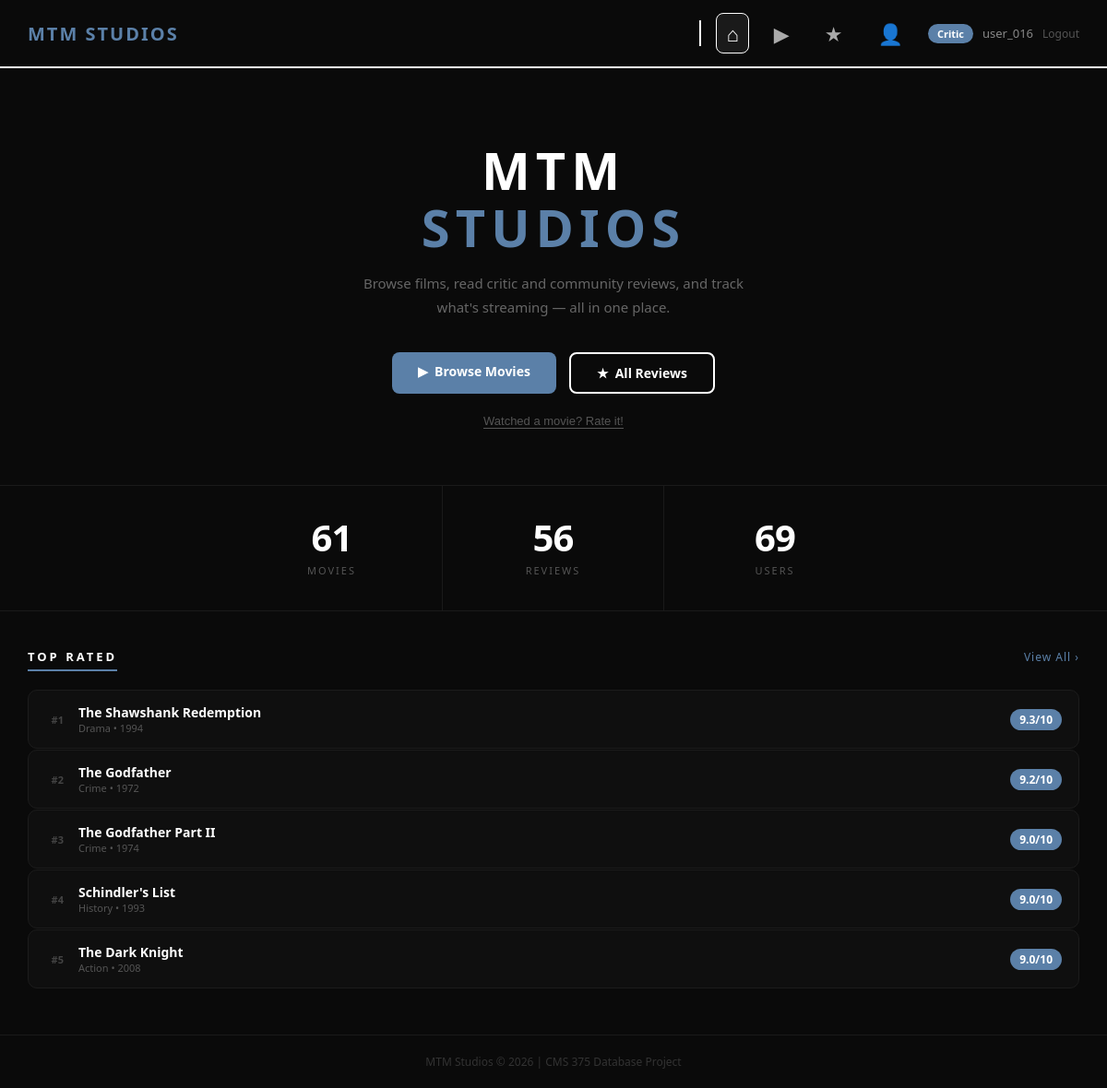
/index.php (signed in), run on the app's committed database.
### tables this page shows
CREATE TABLE Movies (
    MovieID           VARCHAR(20)  PRIMARY KEY,
    ReleaseYear       INT,
    Title             VARCHAR(255),
    PosterURL         VARCHAR(255),
    PrimaryStreamingService VARCHAR(255),
    Genre             VARCHAR(100),
    Rating            DECIMAL(3,1),
    Description       VARCHAR(255)
);

### index.php (the view, shortened to what this page needs)
<?php
$conn = mysqli_connect("localhost", "root", "", "moviesdb");
?>
<?php
$stats_sql = "SELECT
    (SELECT COUNT(*) FROM Movies)  AS total_movies,
    (SELECT COUNT(*) FROM Reviews) AS total_reviews,
    (SELECT COUNT(*) FROM Users)   AS total_users";
$stats_result = mysqli_query($conn, $stats_sql);
$stats = mysqli_fetch_assoc($stats_result);
$top_sql    = "SELECT * FROM Movies ORDER BY Rating DESC LIMIT 5";
$top_result = mysqli_query($conn, $top_sql);
$is_guest = ($_SESSION['user_id'] === 'Guest');
?>
<!DOCTYPE html>
<html lang="en">
<head>
</head>
<body>
<nav class="navbar">
    <a href="index.php" class="logo">MTM STUDIOS</a>
    <div class="nav-right">
        <div class="nav-divider"></div>
        <div class="nav-icons">
            <a href="index.php" class="active" title="Home">&#8962;</a>
            <a href="movies.php" title="Movies">&#9654;</a>
            <a href="reviews.php" title="Reviews">&#9733;</a>
            <a href="users.php" title="Users">&#128100;</a>
        </div>
        <div class="user-info">
            <span class="user-badge"><?php echo htmlspecialchars($_SESSION['user_type']); ?></span>
            <?php echo htmlspecialchars($_SESSION['user_id']); ?>
            <?php if ($is_guest): ?>
                <a href="login.php" class="logout-link">Sign In</a>
                <a href="register.php" class="create-acct-link">Create Account</a>
            <?php else: ?>
                <a href="logout.php" class="logout-link">Logout</a>
            <?php endif; ?>
        </div>
    </div>
</nav>
<div class="hero">
    <h1>MTM<br><span>STUDIOS</span></h1>
    <p>Browse films, read critic and community reviews, and track what's streaming — all in one place.</p>
    <div class="hero-actions">
        <a href="movies.php" class="btn-primary">&#9654; &nbsp;Browse Movies</a>
        <a href="reviews.php" class="btn-outline">&#9733; &nbsp;All Reviews</a>
    </div>
    <?php if (!$is_guest): ?>
    <div style="margin-top: 16px;">
        <button class="btn-rate" onclick="document.getElementById('rateModal').classList.add('open')">Watched a movie? Rate it!</button>
    </div>
    <?php endif; ?>
</div>
<div class="stats-section">
    <div class="stat-block">
        <div class="stat-number"><?php echo $stats['total_movies']; ?></div>
        <div class="stat-label">Movies</div>
    </div>
    <div class="stat-block">
        <div class="stat-number"><?php echo $stats['total_reviews']; ?></div>
        <div class="stat-label">Reviews</div>
    </div>
    <div class="stat-block">
        <div class="stat-number"><?php echo $stats['total_users']; ?></div>
        <div class="stat-label">Users</div>
    </div>
</div>
<div class="section">
    <div class="section-header">
        <div class="section-title">Top Rated</div>
        <a href="movies.php" class="section-link">View All &rsaquo;</a>
    </div>
    <div class="top-list">
        <?php $rank = 1; while ($movie = mysqli_fetch_assoc($top_result)): ?>
            <a href="movie.php?id=<?php echo urlencode($movie['MovieID']); ?>" class="top-item">
                <div class="top-item-left">
                    <div class="top-rank">#<?php echo $rank++; ?></div>
                    <div>
                        <div class="top-title"><?php echo htmlspecialchars($movie['Title']); ?></div>
                        <div class="top-genre"><?php echo htmlspecialchars($movie['Genre']); ?> &bull; <?php echo $movie['ReleaseYear'] ?? '—'; ?></div>
                    </div>
                </div>
                <div class="top-right">
                    <span class="top-score"><?php echo $movie['Rating']; ?>/10</span>
                </div>
            </a>
        <?php endwhile; ?>
    </div>
</div>
<div class="footer">MTM Studios &copy; 2026 | CMS 375 Database Project</div>
</body>

### index.php (style rules this page uses)
* { margin: 0; padding: 0; box-sizing: border-box; }
body { font-family: 'Segoe UI', sans-serif; background-color: #0a0a0a; color: #ffffff; }
.navbar { background-color: #0a0a0a; border-bottom: 2px solid #ffffff; padding: 14px 30px; display: flex; justify-content: space-between; align-items: center; }
.logo { font-size: 20px; font-weight: bold; color: #5b80a8; text-decoration: none; letter-spacing: 2px; }
.nav-right { display: flex; align-items: center; }
.nav-divider { width: 2px; height: 28px; background-color: #ffffff; margin: 0 16px; }
.nav-icons { display: flex; align-items: center; gap: 16px; }
.nav-icons a { color: #aaa; text-decoration: none; font-size: 22px; padding: 6px 10px; border: 1px solid transparent; border-radius: 8px; transition: all 0.2s; }
.nav-icons a:hover, .nav-icons a.active { color: #fff; border-color: #fff; background-color: #1a1a1a; }
.user-info { display: flex; align-items: center; gap: 10px; margin-left: 16px; font-size: 13px; color: #888; }
.user-badge { background: #5b80a8; color: #fff; padding: 3px 10px; border-radius: 20px; font-size: 11px; font-weight: bold; }
.logout-link { color: #555; text-decoration: none; font-size: 12px; transition: color 0.2s; }
.hero { padding: 80px 30px 60px; text-align: center; border-bottom: 1px solid #1a1a1a; }
.hero h1 { font-size: 56px; font-weight: 800; letter-spacing: 6px; line-height: 1.1; margin-bottom: 18px; }
.hero h1 span { color: #5b80a8; }
.hero p { font-size: 15px; color: #666; max-width: 460px; margin: 0 auto 36px; line-height: 1.7; }
.hero-actions { display: flex; justify-content: center; gap: 14px; flex-wrap: wrap; }
.btn-primary { padding: 11px 28px; background: #5b80a8; color: #fff; text-decoration: none; border-radius: 8px; font-size: 14px; font-weight: 600; transition: background 0.2s, transform 0.15s; }
.btn-outline { padding: 11px 28px; background: transparent; color: #fff !important; text-decoration: none; border-radius: 8px; font-size: 14px; font-weight: 600; border: 2px solid #ffffff; transition: background 0.2s, transform 0.15s; display: inline-block; }
.btn-rate { background: none; border: none; color: #555; font-size: 13px; cursor: pointer; margin-top: 6px; transition: color 0.2s; text-decoration: underline; text-underline-offset: 3px; }
.stats-section { display: flex; justify-content: center; border-bottom: 1px solid #1a1a1a; }
.stat-block { flex: 1; max-width: 240px; padding: 36px 20px; text-align: center; border-right: 1px solid #1a1a1a; }
.stat-block:last-child { border-right: none; }
.stat-number { font-size: 40px; font-weight: 800; letter-spacing: -1px; line-height: 1; margin-bottom: 8px; }
.stat-label { font-size: 11px; color: #555; text-transform: uppercase; letter-spacing: 2px; }
.section { padding: 40px 30px; }
.section-header { display: flex; align-items: baseline; justify-content: space-between; margin-bottom: 20px; }
.section-title { font-size: 13px; font-weight: 700; letter-spacing: 3px; text-transform: uppercase; border-bottom: 2px solid #5b80a8; padding-bottom: 5px; }
.section-link { font-size: 12px; color: #5b80a8; text-decoration: none; letter-spacing: 1px; }
.top-list { display: flex; flex-direction: column; gap: 1px; }
.top-item { display: flex; align-items: center; justify-content: space-between; padding: 14px 18px; background: #0f0f0f; border: 1px solid #1c1c1c; border-radius: 10px; text-decoration: none; color: #ffffff; transition: border-color 0.2s, background 0.2s; gap: 16px; }
.top-item-left { display: flex; align-items: center; gap: 16px; min-width: 0; }
.top-rank { font-size: 11px; color: #444; font-weight: 700; width: 20px; text-align: right; flex-shrink: 0; }
.top-title { font-size: 14px; font-weight: 600; white-space: nowrap; overflow: hidden; text-overflow: ellipsis; }
.top-genre { font-size: 11px; color: #555; }
.top-right { display: flex; align-items: center; gap: 12px; flex-shrink: 0; }
.top-score { background: #5b80a8; color: #fff; padding: 3px 10px; border-radius: 20px; font-size: 12px; font-weight: bold; }
.footer { text-align: center; padding: 20px; color: #333; font-size: 12px; border-top: 1px solid #1a1a1a; margin-top: 10px; }

### data on the page
movies: Title "The Shawshank Redemption", Genre "Drama", ReleaseYear "1994", Rating "9.3"
movies: Title "The Godfather", Genre "Crime", ReleaseYear "1972", Rating "9.2"
movies: Title "The Godfather Part II", Genre "Crime", ReleaseYear "1974", Rating "9.0"
movies: Title "Schindler's List", Genre "History", ReleaseYear "1993", Rating "9.0"
movies: Title "The Dark Knight", Genre "Action", ReleaseYear "2008", Rating "9.0"

### other printed values
$_SESSION['user_type'] "Critic"
$_SESSION['user_id'] "user_016"
$stats['total_movies'] "61"
$stats['total_reviews'] "56"
$stats['total_users'] "69"
